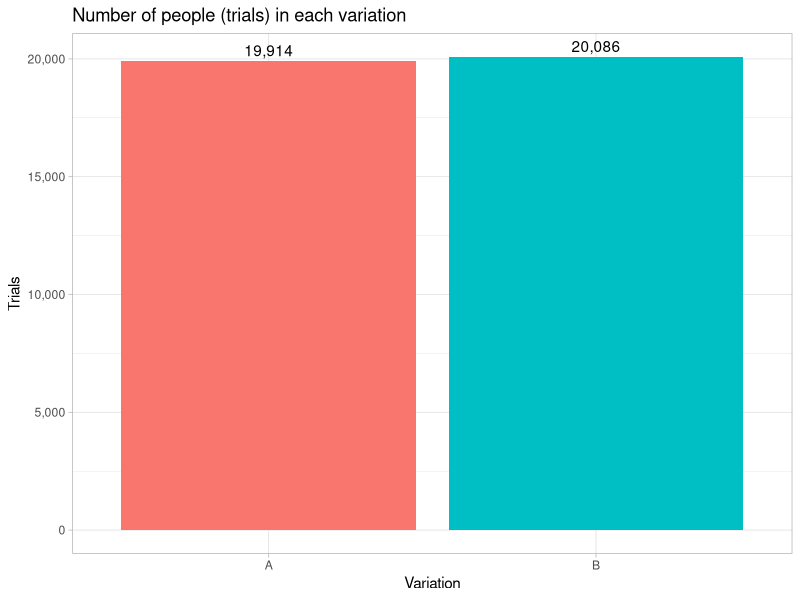
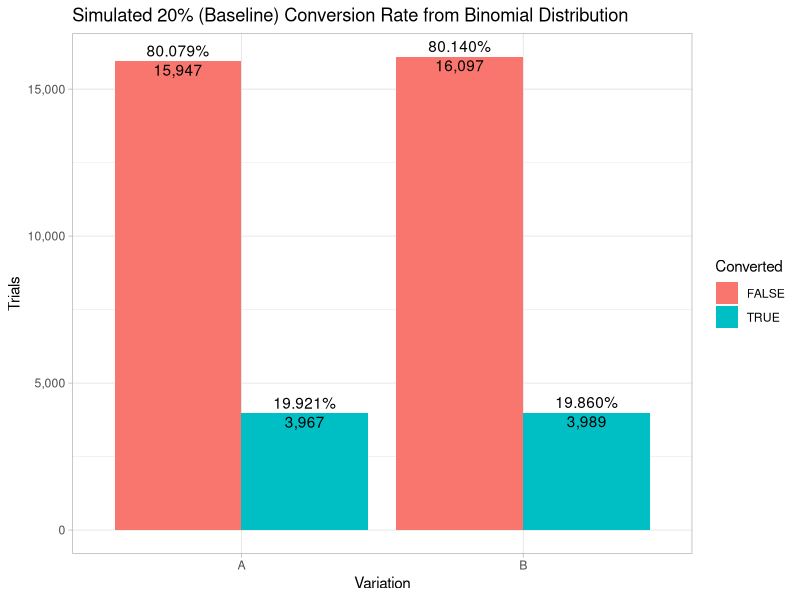
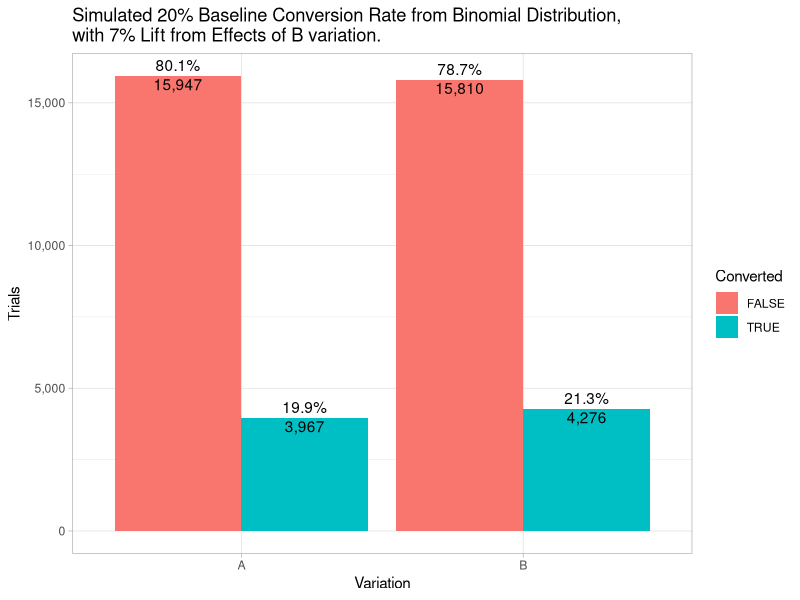
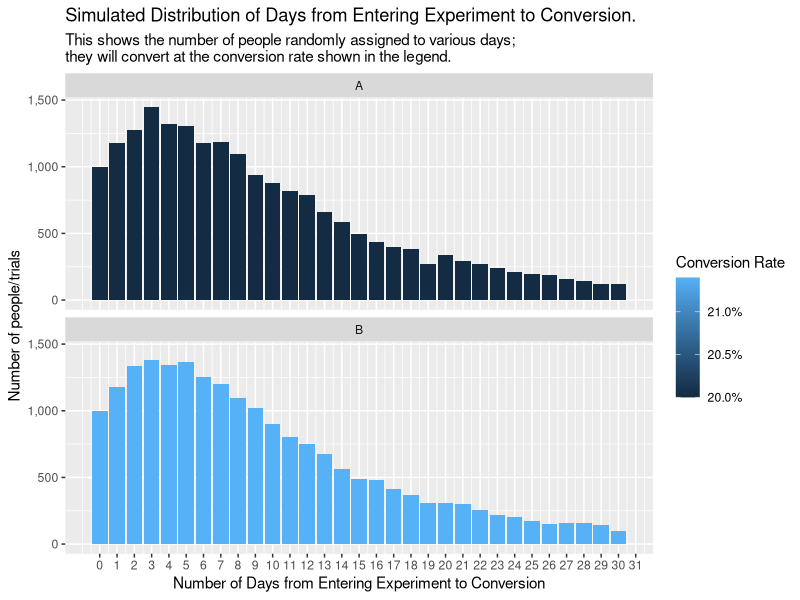
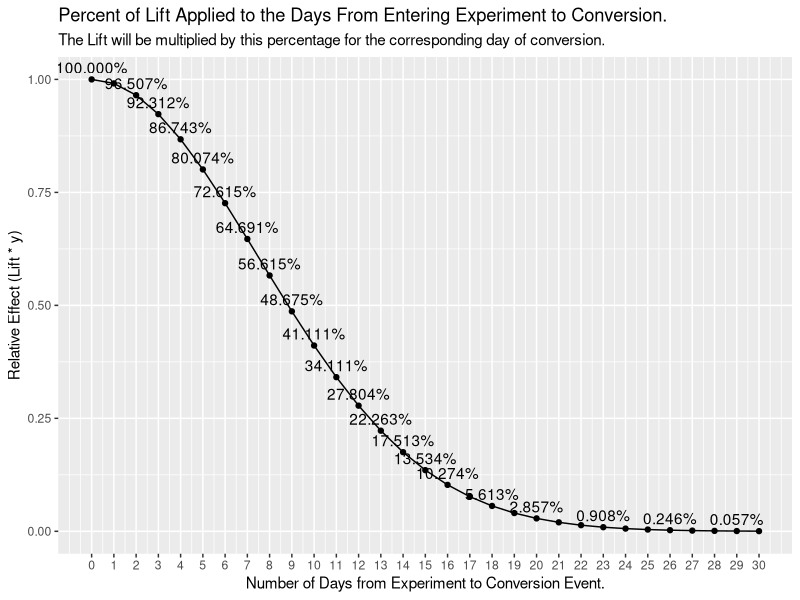
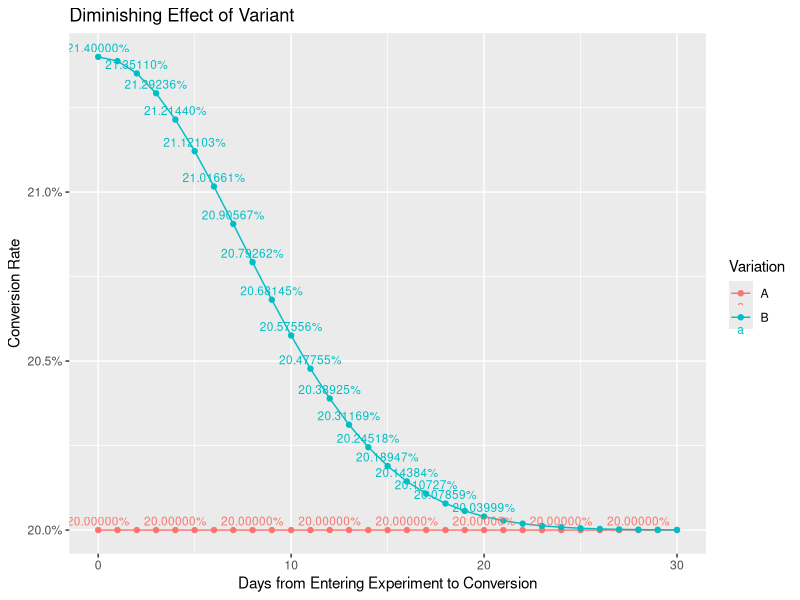
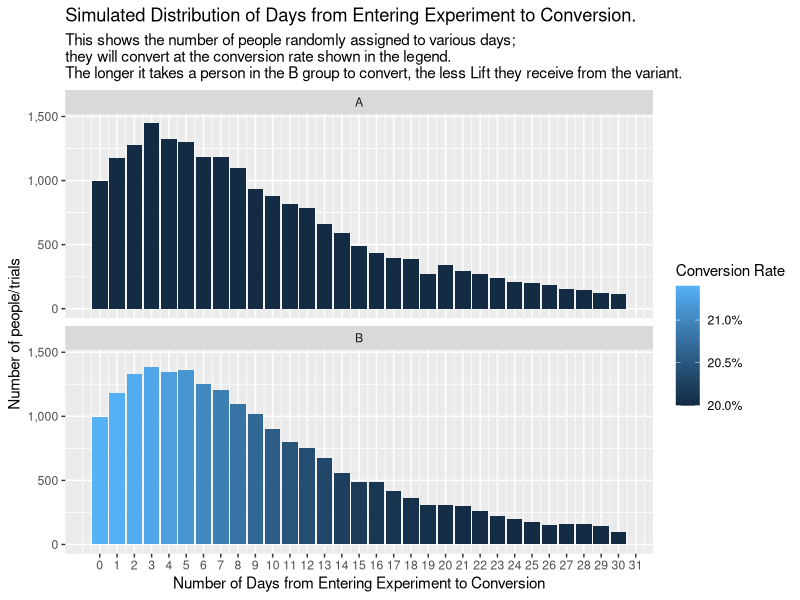
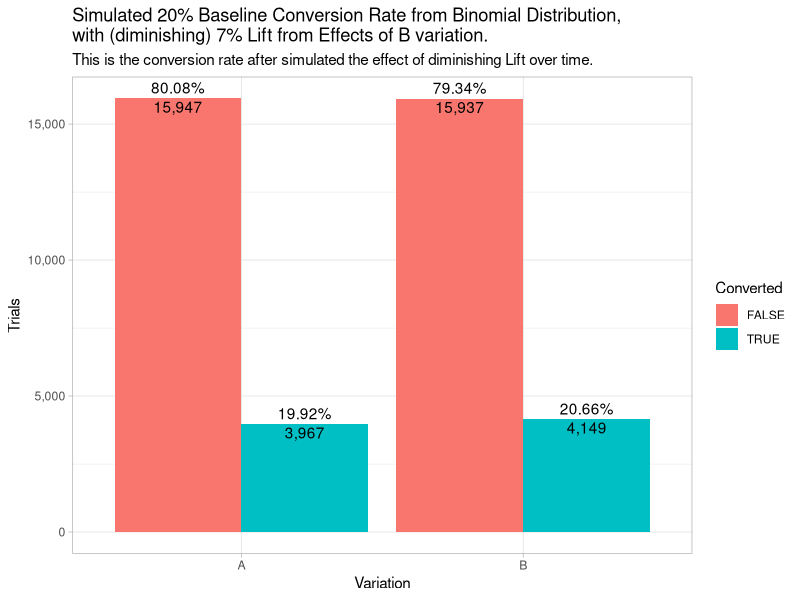

These charts were generated, in order, by the following R code:
## ---- chunk 1
library(knitr)
library(tidyverse)
library(lubridate)
library(scales)
options(scipen=999) # non-scientific notation

knitr::opts_chunk$set(echo = FALSE)
## ---- chunk 2
num_trials <- 40000
seed_traffic <- 1
seed_conversion <- 4
## ---- chunk 3
set.seed(seed_traffic)
traffic <- data.frame(id=sample(1:1000000, num_trials, replace=F))

set.seed(seed_traffic)
traffic$variation <- ifelse(rbinom(num_trials, 1, 0.5), 'A', 'B')

traffic %>% 
    count(variation) %>%
    ggplot(aes(x=variation, y=n, fill=variation)) +
    geom_col() +
    geom_text(aes(label=comma_format()(n)), vjust = -0.4) +
    theme_light() +
    theme(legend.position = 'none') +
    scale_y_continuous(labels = comma_format()) +
    labs(title='Number of people (trials) in each variation',
         y='Trials',
         x='Variation')
## ---- chunk 4
baseline_conversion_rate <- 0.20
traffic$baseline_conversion_rate <- baseline_conversion_rate
## ---- chunk 5
converted_by_id <- function(id, conversion_rate) {
    #set.seed(id)
    return (as.logical(rbinom(1, 1, conversion_rate)))
}
set.seed(seed_conversion)
traffic$converted <- map2_lgl(traffic$id, traffic$baseline_conversion_rate, ~ converted_by_id(.x, .y))

conversion_table <- table(traffic$variation, traffic$converted)
conversions <- c(conversion_table['A', 'TRUE'], conversion_table['B', 'TRUE'])
non_conversions <- c(conversion_table['A', 'FALSE'], conversion_table['B', 'FALSE'])
trials <- conversions + non_conversions

traffic %>% 
    count(variation, converted) %>%
    group_by(variation) %>%
    mutate(baseline_conversion_rate = n / sum(n)) %>%
    ungroup() %>%
    ggplot(aes(x=variation, y=n, fill=converted)) +
    scale_y_continuous(labels = comma_format()) +
    geom_col(position='dodge') +
    geom_text(aes(label=comma_format()(n)),
              position = position_dodge(width=0.9),
              vjust = 1.2) +
    geom_text(aes(label=percent_format()(baseline_conversion_rate)),
              position = position_dodge(width=0.9),
              vjust = -0.4) +
    labs(title='Simulated 20% (Baseline) Conversion Rate from Binomial Distribution',
         y='Trials',
         x='Variation',
         fill='Converted') +
    theme_light()
## ---- chunk 6
simulated_percent_increase_in_b <- 0.07
## ---- chunk 7
traffic <- traffic %>%
    mutate(lift = ifelse(variation == 'A', 0, simulated_percent_increase_in_b)) %>%
    mutate(conversion_rate = baseline_conversion_rate + (baseline_conversion_rate * lift)) %>%
    select(-converted)

set.seed(seed_conversion)
converted_no_diminishing_effects <- map2_lgl(traffic$id, traffic$conversion_rate, ~ converted_by_id(.x, .y))
traffic$converted <- converted_no_diminishing_effects

conversion_table <- table(traffic$variation, traffic$converted)
conversions <- c(conversion_table['A', 'TRUE'], conversion_table['B', 'TRUE'])
non_conversions <- c(conversion_table['A', 'FALSE'], conversion_table['B', 'FALSE'])
trials <- conversions + non_conversions

a_conversion_rate <- conversions[1] / trials[1]
b_conversion_rate <- conversions[2] / trials[2]

b_percent_increase_over_baseline <- (b_conversion_rate - baseline_conversion_rate) / b_conversion_rate
b_percent_increase_over_a <- (b_conversion_rate - a_conversion_rate) / b_conversion_rate

traffic %>% 
    count(variation, converted) %>%
    group_by(variation) %>%
    mutate(conversion_rate = n / sum(n)) %>%
    ungroup() %>%
    ggplot(aes(x=variation, y=n, fill=converted)) +
    geom_col(position='dodge') +
    scale_y_continuous(labels = comma_format()) +
    geom_text(aes(label=comma_format()(n)),
              position = position_dodge(width=0.9),
              vjust = 1.2) +
    geom_text(aes(label=percent_format()(conversion_rate)),
              position = position_dodge(width=0.9),
              vjust = -0.4) +
    labs(title=paste('Simulated', percent(baseline_conversion_rate),'Baseline Conversion Rate from Binomial Distribution,\nwith', percent(simulated_percent_increase_in_b),'Lift from Effects of B variation.'),
         y='Trials',
         x='Variation',
         fill='Converted') +
    theme_light()
## ---- chunk 8
scale_a_b <- function(x, a, b) {

    (b - a) * ((x - min(x)) / (max(x) - min(x))) + a 
}

set.seed(44)
#offset <- round(scale_a_b(rlnorm(n=num_trials, meanlog = 0.04), 0, 50))
#hist(offset)
offset <- round(scale_a_b(rgamma(num_trials, shape = 1.7), 1, 75))
offset <- ifelse(offset <= 1, 2, offset)
offset <- offset - 2



set.seed(NULL)
traffic <- traffic %>%
    mutate(conversion_offset = offset,
           #conversion_offset = ifelse(conversion_offset > 30, round(runif(1, min=20, max=30)), conversion_offset),
           conversion_offset = ifelse(conversion_offset < 0, 0, conversion_offset))

traffic$conversion_offset <- map_dbl(traffic$conversion_offset, ~ {
    if(. > 30) {
        return (round(runif(1, min=20, max=30)))
    } else {
        return (.)
    }
})

traffic %>%
    group_by(conversion_offset, variation) %>%
    summarise(num_trials=n(),
              average_conversion_rate = mean(conversion_rate)) %>%
    ggplot(aes(x=conversion_offset, y=num_trials, fill=average_conversion_rate)) +
    geom_col() +
    scale_y_continuous(labels = comma_format()) +
    scale_x_continuous(breaks = seq(0, 100)) +
    scale_fill_gradient(labels = percent) +
    facet_wrap(~variation, nrow=2) +
    labs(title='Simulated Distribution of Days from Entering Experiment to Conversion.',
         subtitle = 'This shows the number of people randomly assigned to various days;\nthey will convert at the conversion rate shown in the legend. ',
         y='Number of people/trials',
         x='Number of Days from Entering Experiment to Conversion',
         fill='Conversion Rate')
## ---- chunk 9
stand_dev <- .5
scale_norm <- 1 / dnorm(0, sd=stand_dev)

relative_effect <- function(day_number) {
    return (dnorm(((day_number) / 30 * 2), sd=stand_dev) * scale_norm)
}


data.frame(days_from_experiment_to_conversion=0:30) %>%
    mutate(relative_effect = relative_effect(days_from_experiment_to_conversion)) %>%
    ggplot(aes(x=days_from_experiment_to_conversion, y=relative_effect)) +
    geom_line() +
    geom_point() +
    geom_text(aes(label=percent(relative_effect)), vjust=-0.5, check_overlap = TRUE) +
    scale_x_continuous(breaks = 0:30) +
    labs(title='Percent of Lift Applied to the Days From Entering Experiment to Conversion.',
         subtitle='The Lift will be multiplied by this percentage for the corresponding day of conversion.',
         y='Relative Effect (Lift * y)',
         x='Number of Days from Experiment to Conversion Event.')
## ---- chunk 10
traffic <- traffic %>%
    mutate(diminished_conversion_rate = baseline_conversion_rate + (baseline_conversion_rate * lift * relative_effect(conversion_offset)))
# %>%
#     select(-converted)

stopifnot(all(ifelse(traffic$variation == "A", traffic$baseline_conversion_rate == traffic$conversion_rate, TRUE)))
stopifnot(all(ifelse(traffic$variation == "A", traffic$baseline_conversion_rate == traffic$diminished_conversion_rate, TRUE)))

traffic %>%
    # filter()
    # filter(!is.na(conversion_offset)) %>%
    group_by(conversion_offset, variation) %>%
    summarise(diminished_conversion_rate = mean(diminished_conversion_rate)) %>%
 #   spread(variation, diminished_conversion_rate) %>%
    ggplot(aes(x=conversion_offset, y=diminished_conversion_rate, color=variation)) +
    geom_line() +
    geom_point() +
    geom_text(aes(label=percent_format()(diminished_conversion_rate)), check_overlap=TRUE, size = 3, vjust=-0.5) + 
    scale_y_continuous(labels = percent_format()) +
    #expand_limits(y=0) +
    labs(title="Diminishing Effect of Variant",
         y='Conversion Rate',
         x='Days from Entering Experiment to Conversion',
         color='Variation')

traffic %>%
    group_by(conversion_offset, variation) %>%
    summarise(num_trials=n(),
              average_conversion_rate = mean(diminished_conversion_rate)) %>%
    ggplot(aes(x=conversion_offset, y=num_trials, fill=average_conversion_rate)) +
    geom_col() +
    scale_y_continuous(labels = comma_format()) +
    scale_x_continuous(breaks = seq(0, 100)) +
    scale_fill_gradient(labels = percent) +
    facet_wrap(~variation, nrow=2) +
    labs(title='Simulated Distribution of Days from Entering Experiment to Conversion.',
         subtitle = 'This shows the number of people randomly assigned to various days;\nthey will convert at the conversion rate shown in the legend.\nThe longer it takes a person in the B group to convert, the less Lift they receive from the variant.',
         y='Number of people/trials',
         x='Number of Days from Entering Experiment to Conversion',
         fill='Conversion Rate')
## ---- chunk 11
set.seed(seed_conversion)
new_converted <- map2_lgl(traffic$id, traffic$diminished_conversion_rate, ~ converted_by_id(.x, .y))

# ensure that conversions of variation A don't change
stopifnot(all(ifelse(traffic$variation == "A", converted_no_diminishing_effects == new_converted, TRUE)))

traffic$converted <- new_converted
#set.seed(2)
#traffic$converted <-as.logical(rbinom(num_trials, 1, baseline_conversion_rate))

conversion_table <- table(traffic$variation, traffic$converted)
conversions <- c(conversion_table['A', 'TRUE'], conversion_table['B', 'TRUE'])
non_conversions <- c(conversion_table['A', 'FALSE'], conversion_table['B', 'FALSE'])
trials <- conversions + non_conversions

a_conversion_rate <- conversions[1] / trials[1]
b_conversion_rate <- conversions[2] / trials[2]

b_percent_increase_over_baseline <- (b_conversion_rate - baseline_conversion_rate) / b_conversion_rate
b_percent_increase_over_a <- (b_conversion_rate - a_conversion_rate) / b_conversion_rate

traffic %>% 
    count(variation, converted) %>%
    group_by(variation) %>%
    mutate(conversion_rate = n / sum(n)) %>%
    ungroup() %>%
    ggplot(aes(x=variation, y=n, fill=converted)) +
    geom_col(position='dodge') +
    scale_y_continuous(labels = comma_format()) +
    geom_text(aes(label=comma_format()(n)),
              position = position_dodge(width=0.9),
              vjust = 1.2) +
    geom_text(aes(label=percent_format()(conversion_rate)),
              position = position_dodge(width=0.9),
              vjust = -0.4) +
    labs(title=paste('Simulated', percent(baseline_conversion_rate),'Baseline Conversion Rate from Binomial Distribution,\nwith (diminishing)', percent(simulated_percent_increase_in_b),'Lift from Effects of B variation.'),
         subtitle='This is the conversion rate after simulated the effect of diminishing Lift over time.',
         y='Trials',
         x='Variation',
         fill='Converted') +
    theme_light()
## ---- chunk 12
attribution_window_days <- 7
## ---- chunk 13
traffic <- traffic %>%
    mutate(converted_within_window = ifelse(conversion_offset <= attribution_window_days, converted, FALSE))

conversion_table <- table(traffic$variation, traffic$converted_within_window)
conversions <- c(conversion_table['A', 'TRUE'], conversion_table['B', 'TRUE'])
non_conversions <- c(conversion_table['A', 'FALSE'], conversion_table['B', 'FALSE'])
trials <- conversions + non_conversions

a_conversion_rate <- conversions[1] / trials[1]
b_conversion_rate <- conversions[2] / trials[2]

b_percent_increase_over_baseline <- (b_conversion_rate - baseline_conversion_rate) / b_conversion_rate
b_percent_increase_over_a <- (b_conversion_rate - a_conversion_rate) / b_conversion_rate

traffic %>% 
    count(variation, converted_within_window) %>%
    group_by(variation) %>%
    mutate(conversion_rate = n / sum(n)) %>%
    ungroup() %>%
    ggplot(aes(x=variation, y=n, fill=converted_within_window)) +
    geom_col(position='dodge') +
    scale_y_continuous(labels = comma_format()) +
    geom_text(aes(label=comma_format()(n)),
              position = position_dodge(width=0.9),
              vjust = 1.2) +
    geom_text(aes(label=percent_format()(conversion_rate)),
              position = position_dodge(width=0.9),
              vjust = -0.4) +
    labs(title=paste0('Simulated ', percent(baseline_conversion_rate),' Baseline Conversion Rate from Binomial Distribution,\nwith (diminishing) ', percent(simulated_percent_increase_in_b),' Lift from Effects of B variation &\n', attribution_window_days,'-Day Attribution Window.'),
         subtitle=paste0('This is the conversion rate after simulated the effect of diminishing Lift over time, with a', attribution_window_days,'-Day Attribution Window.'),
         y='Trials',
         x='Variation',
         fill='Converted') +
    theme_light()
## ---- chunk 14
set.seed(43)
traffic$day_entered_experiment <- floor(runif(n=num_trials, min=1, max=31))

traffic <- traffic %>%
    mutate(day_converted = ifelse(converted, day_entered_experiment + conversion_offset, NA),
           day_converted_within_window = ifelse(converted_within_window, day_entered_experiment + conversion_offset, NA))
## ---- chunk 15
num_days_people_are_still_converting <- max(traffic$day_entered_experiment) + max(traffic$conversion_offset)
experiment <- data.frame(experiment_day = NULL, variation=NULL, conversions = NULL, trials = NULL)

for(ex_day in 1:num_days_people_are_still_converting) {
    day_results <- rbind(data.frame(experiment_day = ex_day,
                                    variation="A",
                                    cumulative_conversions = sum(traffic$variation == "A" & traffic$day_converted <= ex_day, na.rm = TRUE),
                                    cumulative_trials = sum(traffic$variation == "A" & traffic$day_entered_experiment <= ex_day)),
                         data.frame(experiment_day = ex_day,
                                    variation="B",
                                    cumulative_conversions = sum(traffic$variation == "B" & traffic$day_converted <= ex_day, na.rm = TRUE),
                                    cumulative_trials = sum(traffic$variation == "B" & traffic$day_entered_experiment <= ex_day)))

    experiment <- rbind(experiment, day_results)
}
experiment %>%
    mutate(cumulative_conversion_rate=cumulative_conversions / cumulative_trials) %>%
    ggplot(aes(x=experiment_day, y=cumulative_conversion_rate, color = variation, group=variation)) +
        geom_line() +
        geom_point() +
        scale_y_continuous(breaks = seq(0, 1, 0.05),
                           labels = percent_format()) +
        expand_limits(y=c(0,0.25)) +
        scale_x_continuous(breaks = seq(0, 100, 5)) +
        labs(title='Conversion rate over time - No Attribution Window',
         subtitle="This shows, for each day of the experiment (1-30) and each day after the experiment that people are still converting (31-60), the conversion rate if you we're to look a report on that day, using no attribution window", 
         y='Conversion Rate',
         x='Day of Experiment (and days after)',
         color='Variation') +
    theme_light()

temp <- experiment %>%
    #mutate(cumulative_conversion_rate=cumulative_conversions / cumulative_trials) %>%
  gather(variable, value, -(experiment_day:variation)) %>%
  unite(temp, variation, variable) %>%
  spread(temp, value)

prop.test_list <- with(temp, pmap(list(A_cumulative_conversions, B_cumulative_conversions, A_cumulative_trials, B_cumulative_trials),
                                    function(a, b, c, d) {
                                        if(a+b > 0) {
                                            prop.test(x=c(b, a), n=c(d, c))
                                        } else {
                                            NA    
                                        }
                                    }
                                    ))
temp$p_value <- map_dbl(prop.test_list,~  {
    
    if(is.na(.[[1]])) {
        return (NA)
    } else {
         .$p.value   
    }
})
temp$b_minus_a <- map_dbl(prop.test_list,~  {
    
    if(is.na(.[[1]])) {
        return (NA)
    } else {
         as.numeric(.$estimate[1] - .$estimate[2])
    }
})
temp$conf_low <- map_dbl(prop.test_list,~  {
    
    if(is.na(.[[1]])) {
        return (NA)
    } else {
         .$conf.int[1]
    }
})
temp$conf_high <- map_dbl(prop.test_list,~  {
    
    if(is.na(.[[1]])) {
        return (NA)
    } else {
         .$conf.int[2]
    }
})

temp %>%
    ggplot(aes(x=experiment_day, y=p_value)) +
        geom_line() +
        geom_point() +
    geom_text(aes(label=round(p_value, 3)), vjust=-0.5, check_overlap = TRUE) +
    geom_hline(yintercept = 0.05, color ='red') +
    scale_y_continuous(breaks = seq(0, 1, 0.05)) +
    expand_limits(y=c(0,1))

temp %>%
    ggplot(aes(x=experiment_day, y=b_minus_a)) +
        geom_line() +
        scale_y_continuous(labels = percent_format()) +
        geom_ribbon(aes(ymin = conf_low, ymax = conf_high), fill = 'green', alpha=0.15) +
        geom_ribbon(aes(ymin = ifelse(conf_low <= 0, conf_low, NA), ymax = ifelse(conf_low <= 0, conf_high, NA)), fill = 'red', alpha=0.45) +
        geom_ribbon(aes(ymin = ifelse(conf_low > 0, conf_low, NA), ymax = ifelse(conf_low > 0, conf_high, NA)), fill = 'green', alpha=0.2) +
        geom_hline(yintercept = 0, color='red', alpha=0.5) +
        geom_text(aes(label=percent(b_minus_a)), vjust=-1, check_overlap = TRUE) +
        labs(title='Difference in Conversion Rate of `B` - `A`, with Frequentist Confidence Interval - \nNo Attribution Window',
             y='Difference in Conversion Rate from B minus A',
             x='Day of Experiment (and days after)')

temp %>%
    mutate(a_cr = A_cumulative_conversions / A_cumulative_trials,
           b_minus_a = b_minus_a / a_cr,
           conf_low = conf_low / a_cr,
           conf_high = conf_high / a_cr) %>%
    ggplot(aes(x=experiment_day, y=b_minus_a)) +
        geom_line() +
        coord_cartesian(ylim=c(-0.10, 1)) +
        scale_y_continuous(labels = percent_format()) +
        geom_ribbon(aes(ymin = conf_low, ymax = conf_high), fill = 'green', alpha=0.15) +
        geom_ribbon(aes(ymin = ifelse(conf_low <= 0, conf_low, NA), ymax = ifelse(conf_low <= 0, conf_high, NA)), fill = 'red', alpha=0.45) +
        geom_ribbon(aes(ymin = ifelse(conf_low > 0, conf_low, NA), ymax = ifelse(conf_low > 0, conf_high, NA)), fill = 'green', alpha=0.2) +
        geom_hline(yintercept = 0, color='red', alpha=0.5) +
        geom_text(aes(label=percent(b_minus_a)), vjust=-1, check_overlap = TRUE) +    
        labs(title='Difference in Conversion Rate of `B` - `A`, with Frequentist Confidence Interval - \nNo Attribution Window',
             y='Lift (i.e. Percent change from A to B)',
             x='Day of Experiment (and days after)') 
## ---- chunk 16
num_days_people_are_still_converting <- max(traffic$day_entered_experiment) + max(traffic$conversion_offset) + attribution_window_days
experiment <- data.frame(experiment_day = NULL, variation=NULL, conversions = NULL, trials = NULL)

for(ex_day in 1:num_days_people_are_still_converting) {
    local_traffic <- traffic %>% filter(day_entered_experiment + attribution_window_days < ex_day)

    day_results <- rbind(data.frame(experiment_day = ex_day,
                                    variation="A",
                                    cumulative_conversions = sum(local_traffic$variation == "A" & local_traffic$day_converted_within_window <= ex_day, na.rm = TRUE),
                                    cumulative_trials = sum(local_traffic$variation == "A")),
                         data.frame(experiment_day = ex_day,
                                    variation="B",
                                    cumulative_conversions = sum(local_traffic$variation == "B" & local_traffic$day_converted_within_window <= ex_day, na.rm = TRUE),
                                    cumulative_trials = sum(local_traffic$variation == "B")))

    experiment <- rbind(experiment, day_results)
}

experiment %>%
    mutate(cumulative_conversion_rate=cumulative_conversions / cumulative_trials) %>%
    ggplot(aes(x=experiment_day, y=cumulative_conversion_rate, color = variation, group=variation)) +
        geom_line() +
        geom_point() +
        scale_y_continuous(breaks = seq(0, 1, 0.05),
                           labels = percent_format()) +
        expand_limits(y=c(0,0.25)) +
        scale_x_continuous(breaks = seq(0, 100, 5)) +
        labs(title='Conversion rate over time - With Attribution Window',
         subtitle="This shows, for each day of the experiment (1-30) and each day after the experiment that people are still converting (31-60), the conversion rate if you we're to look a report on that day, using With attribution window", 
         y='Conversion Rate',
         x='Day of Experiment (and days after)',
         color='Variation') +
    theme_light()

temp <- experiment %>%
    #mutate(cumulative_conversion_rate=cumulative_conversions / cumulative_trials) %>%
  gather(variable, value, -(experiment_day:variation)) %>%
  unite(temp, variation, variable) %>%
  spread(temp, value)

prop.test_list <- with(temp, pmap(list(A_cumulative_conversions, B_cumulative_conversions, A_cumulative_trials, B_cumulative_trials),
                                    function(a, b, c, d) {
                                        if(a+b > 0) {
                                            prop.test(x=c(b, a), n=c(d, c))
                                        } else {
                                            NA    
                                        }
                                    }
                                    ))
temp$p_value <- map_dbl(prop.test_list,~  {
    
    if(is.na(.[[1]])) {
        return (NA)
    } else {
         .$p.value   
    }
})
temp$b_minus_a <- map_dbl(prop.test_list,~  {
    
    if(is.na(.[[1]])) {
        return (NA)
    } else {
         as.numeric(.$estimate[1] - .$estimate[2])
    }
})
temp$conf_low <- map_dbl(prop.test_list,~  {
    
    if(is.na(.[[1]])) {
        return (NA)
    } else {
         .$conf.int[1]
    }
})
temp$conf_high <- map_dbl(prop.test_list,~  {
    
    if(is.na(.[[1]])) {
        return (NA)
    } else {
         .$conf.int[2]
    }
})

temp %>%
    ggplot(aes(x=experiment_day, y=p_value)) +
        geom_line() +
        geom_point() +
    geom_text(aes(label=round(p_value, 3)), vjust=-0.5, check_overlap = TRUE) +
    geom_hline(yintercept = 0.05, color ='red') +
    scale_y_continuous(breaks = seq(0, 1, 0.05)) +
    expand_limits(y=c(0,1))

temp %>%
    ggplot(aes(x=experiment_day, y=b_minus_a)) +
        geom_line() +
        scale_y_continuous(labels = percent_format()) +
        geom_ribbon(aes(ymin = conf_low, ymax = conf_high), fill = 'green', alpha=0.15) +
        geom_ribbon(aes(ymin = ifelse(conf_low <= 0, conf_low, NA), ymax = ifelse(conf_low <= 0, conf_high, NA)), fill = 'red', alpha=0.45) +
        geom_ribbon(aes(ymin = ifelse(conf_low > 0, conf_low, NA), ymax = ifelse(conf_low > 0, conf_high, NA)), fill = 'green', alpha=0.2) +
        geom_hline(yintercept = 0, color='red', alpha=0.5) +
        geom_text(aes(label=percent(b_minus_a)), vjust=-1, check_overlap = TRUE) +
        labs(title='Difference in Conversion Rate of `B` - `A`, with Frequentist Confidence Interval - \nWith Attribution Window',
             y='Difference in Conversion Rate from B minus A',
             x='Day of Experiment (and days after)')

temp %>%
    mutate(a_cr = A_cumulative_conversions / A_cumulative_trials,
           b_minus_a = b_minus_a / a_cr,
           conf_low = conf_low / a_cr,
           conf_high = conf_high / a_cr) %>%
    ggplot(aes(x=experiment_day, y=b_minus_a)) +
        geom_line() +
        coord_cartesian(ylim=c(-0.10, 1)) +
        scale_y_continuous(labels = percent_format()) +
        geom_ribbon(aes(ymin = conf_low, ymax = conf_high), fill = 'green', alpha=0.15) +
        geom_ribbon(aes(ymin = ifelse(conf_low <= 0, conf_low, NA), ymax = ifelse(conf_low <= 0, conf_high, NA)), fill = 'red', alpha=0.45) +
        geom_ribbon(aes(ymin = ifelse(conf_low > 0, conf_low, NA), ymax = ifelse(conf_low > 0, conf_high, NA)), fill = 'green', alpha=0.2) +
        geom_hline(yintercept = 0, color='red', alpha=0.5) +
        geom_text(aes(label=percent(b_minus_a)), vjust=-1, check_overlap = TRUE) +    
        labs(title='Difference in Conversion Rate of `B` - `A`, with Frequentist Confidence Interval - \nWith Attribution Window',
             y='Lift (i.e. Percent change from A to B)',
             x='Day of Experiment (and days after)') 
